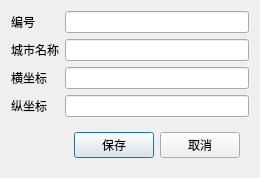
<?xml version="1.0" encoding="UTF-8"?>
<ui version="4.0">
 <class>Dlg_AddCity</class>
 <widget class="QDialog" name="Dlg_AddCity">
  <property name="geometry">
   <rect>
    <x>0</x>
    <y>0</y>
    <width>228</width>
    <height>171</height>
   </rect>
  </property>
  <property name="windowTitle">
   <string>Dialog</string>
  </property>
  <layout class="QGridLayout" name="gridLayout_2">
   <item row="0" column="0">
    <widget class="QLabel" name="lb_id">
     <property name="text">
      <string>编号</string>
     </property>
    </widget>
   </item>
   <item row="0" column="1">
    <widget class="QLineEdit" name="le_id"/>
   </item>
   <item row="1" column="0">
    <widget class="QLabel" name="lb_name">
     <property name="text">
      <string>城市名称</string>
     </property>
    </widget>
   </item>
   <item row="1" column="1">
    <widget class="QLineEdit" name="le_name"/>
   </item>
   <item row="2" column="0">
    <widget class="QLabel" name="lb_X">
     <property name="text">
      <string>横坐标</string>
     </property>
    </widget>
   </item>
   <item row="2" column="1">
    <widget class="QLineEdit" name="le_X"/>
   </item>
   <item row="3" column="0">
    <widget class="QLabel" name="lb_Y">
     <property name="text">
      <string>纵坐标</string>
     </property>
    </widget>
   </item>
   <item row="3" column="1">
    <widget class="QLineEdit" name="le_Y"/>
   </item>
   <item row="4" column="1">
    <widget class="QWidget" name="widget" native="true">
     <layout class="QGridLayout" name="gridLayout">
      <item row="0" column="0">
       <widget class="QPushButton" name="btn_save">
        <property name="text">
         <string>保存</string>
        </property>
       </widget>
      </item>
      <item row="0" column="1">
       <widget class="QPushButton" name="btn_cancel">
        <property name="text">
         <string>取消</string>
        </property>
       </widget>
      </item>
     </layout>
    </widget>
   </item>
  </layout>
 </widget>
 <resources/>
 <connections/>
</ui>
